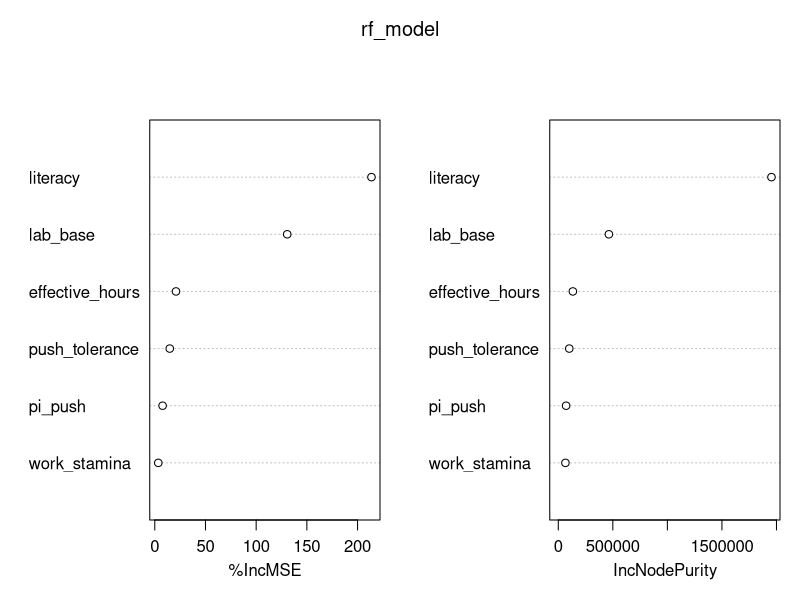

R code for this plot: (Note: this script raises an error after producing the figure.)
library(data.table)
library(ggplot2)
library(randomForest)
library(lavaan)
library(mgcv)

set.seed(2026)
n <- 1500

dt <- data.table(id = 1:n)

# 1. 基础特质与环境变量
dt[, literacy := rnorm(n, mean = 60, sd = 12)]          # 个人科学素养（最核心驱动）
dt[, lab_base := rnorm(n, mean = 50, sd = 15)]          # 实验室基础/平台资源
dt[, push_tolerance := runif(n, min = 0.2, max = 1.8)]  # 对push的容忍/适配度（异质性）
dt[, work_stamina := rnorm(n, mean = 50, sd = 10)]      # 个人工作习惯/耐受力上限

# 2. 中介机制：PI的Push与学生实际工作时长的复杂互动
dt[, pi_push := rnorm(n, mean = 50, sd = 10)]           # 导师的push程度
# 实际工作时长受个人耐受力、习惯、以及 (PI的push × 个人耐受度) 共同决定
dt[, effective_hours := 20 + 0.3 * work_stamina + 0.4 * (pi_push * push_tolerance) + rnorm(n, 0, 5)]
# 限制工作时长在合理现实区间 [25, 80]
dt[effective_hours < 25, effective_hours := 25]
dt[effective_hours > 80, effective_hours := 80]

# 3. 核心机制：非线性与交互作用影响最终的 IF 总数
# - 科学素养是绝对最重要的（系数大）
# - 实验室基础有作用，但边际递减
# - 工作时长呈现倒U型：适度工作有效，超过 65 小时后因过劳产生负面作用 (effective_hours - 65)^2
dt[, fatigue_penalty := pmax(0, effective_hours - 65)^2 * 0.15]
dt[, luck := rnorm(n, mean = 0, sd = 4)]                # 个人运气

# 真实科研产出（IF总数）方程
dt[, IF_total := 3.2 * literacy + 
     1.2 * lab_base + 
     0.8 * effective_hours - 
     fatigue_penalty + 
     0.5 * (literacy * push_tolerance / 20) + # 互动项：科学素养高的人更能把push转化为成果
     luck]

head(dt)


# 正确设定：引入工作时长的二次项（捕捉上限/负面作用）以及核心交互项
model_correct <- lm(IF_total ~ literacy + lab_base + effective_hours + I(effective_hours^2) + 
                      pi_push * push_tolerance + literacy:push_tolerance, data = dt)
summary(model_correct)

model_incorrect <- lm(IF_total ~ effective_hours + pi_push + lab_base, data = dt)
summary(model_incorrect)

# 使用随机森林处理复杂交互与非线性
set.seed(2026)
rf_model <- randomForest(IF_total ~ literacy + lab_base + effective_hours + pi_push + push_tolerance + work_stamina, 
                         data = dt, importance = TRUE)
importance(rf_model)
varImpPlot(rf_model)


# 错误：引入了一个泄露目标信息的衍生特征（例如：把带有总分信息的“局内评估分数”作为特征）
dt[, leakage_feature := IF_total + rnorm(n, 0, 0.5)]

rf_leak <- randomForest(IF_total ~ literacy + lab_base + leakage_feature, data = dt)
importance(rf_leak)


sem_code <- '
  # 路径设定
  effective_hours ~ a * pi_push + work_stamina
  IF_total ~ c_prime * literacy + b * effective_hours + lab_base
  
  # 间接效应与总效应定义
  indirect := a * b
'
fit_sem <- sem(sem_code, data = dt)
summary(fit_sem, standardized = TRUE, fit.measures = TRUE)

sem_wrong_code <- '
  lab_base ~ IF_total
  pi_push ~ IF_total
'
fit_wrong <- sem(sem_wrong_code, data = dt)
summary(fit_wrong, standardized = TRUE, fit.measures = TRUE)

# 1. 预测值对比：正确模型（带二次项） vs 错误模型（纯线性）
dt[, pred_correct := predict(model_correct, newdata = dt)]
dt[, pred_incorrect := predict(model_incorrect, newdata = dt)]

# 2. 绘制工作时长与IF的关系及模型拟合曲线
ggplot(dt, aes(x = effective_hours)) +
  geom_point(aes(y = IF_total), alpha = 0.3, color = "gray50") +
  geom_smooth(aes(y = IF_total, color = "真实生成趋势 (Nonlinear)"), method = "loess", se = FALSE, linewidth = 1.2) +
  geom_line(aes(y = pred_correct, color = "正确回归模型 (Quadratic)"), linetype = "dashed", linewidth = 1) +
  geom_line(aes(y = pred_incorrect, color = "错误线性模型 (Linear Bias)"), linetype = "dotted", linewidth = 1.2) +
  scale_color_manual(values = c("真实生成趋势 (Nonlinear)" = "black", 
                                "正确回归模型 (Quadratic)" = "blue", 
                                "错误线性模型 (Linear Bias)" = "red")) +
  theme_minimal() +
  labs(title = "工作时长对科研总IF的非线性影响与模型误判",
       subtitle = "真相：工作超过65小时后因疲劳出现边际效用下降（倒U型），错误线性模型（红线）无法识别",
       x = "有效工作时长 (Hours)", y = "科研总 IF",
       color = "曲线图例") +
  theme(legend.position = "bottom")
